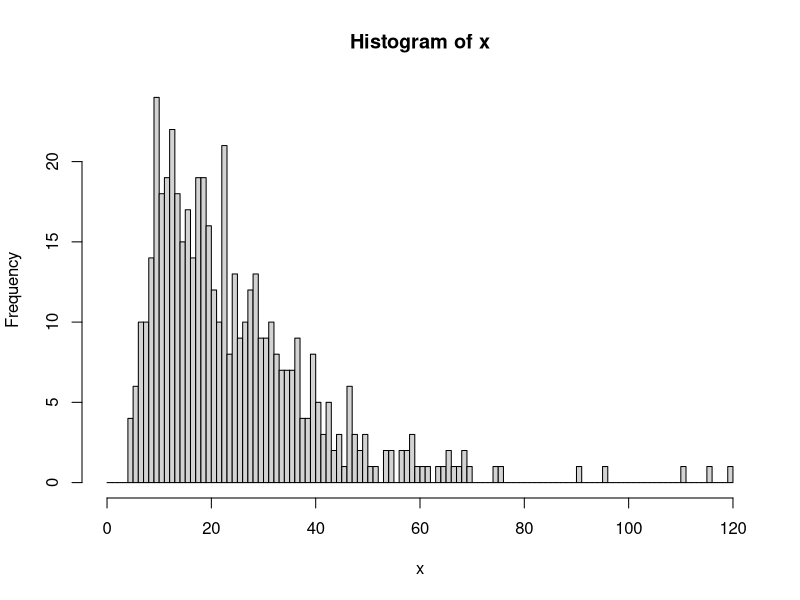

Here is the R script that generated this plot:
## ---- chunk 1
knitr::opts_chunk$set(echo = TRUE)
## ---- chunk 2

# Assume we want to simulate 500 random variables (Y) that has a log normal distribution
# Y ~ LN(lognorm_mean, lognorm_sd)

# Specify mean of random variable
lognorm_mean <- 25

# Specify variance of random variable
lognorm_sd <- 16

# ln(Y) ~ N(norm_mean, norm_sd)

# Calculate 
norm_mean <- log(lognorm_mean/sqrt(1+lognorm_sd^2/lognorm_mean^2))
norm_sd <- sqrt(log(1+lognorm_sd^2/lognorm_mean^2))

x <- rlnorm(500, norm_mean, norm_sd)
upper <- ceiling(max(x))
hist(x, breaks = seq(0,upper, by = 1))
mean(x)
sd(x)
